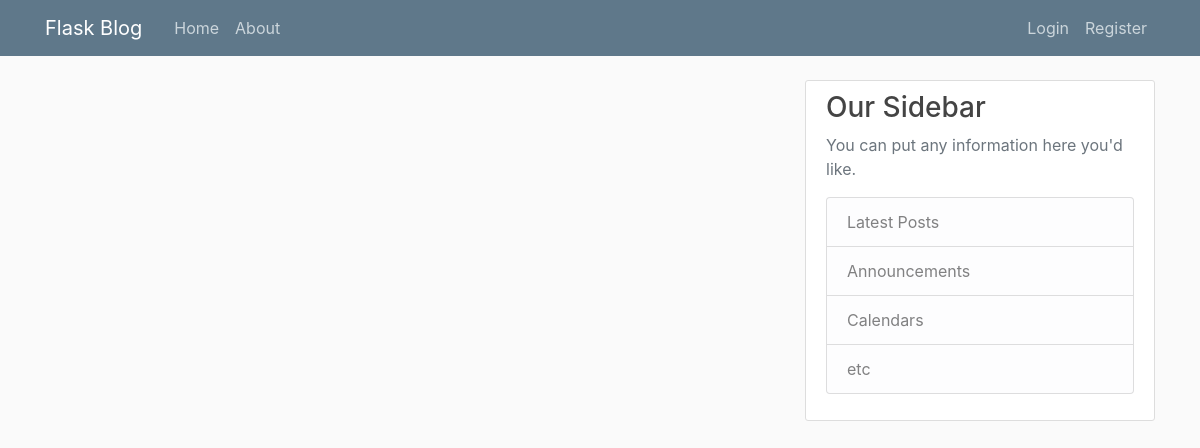
The app's page /home, older data.
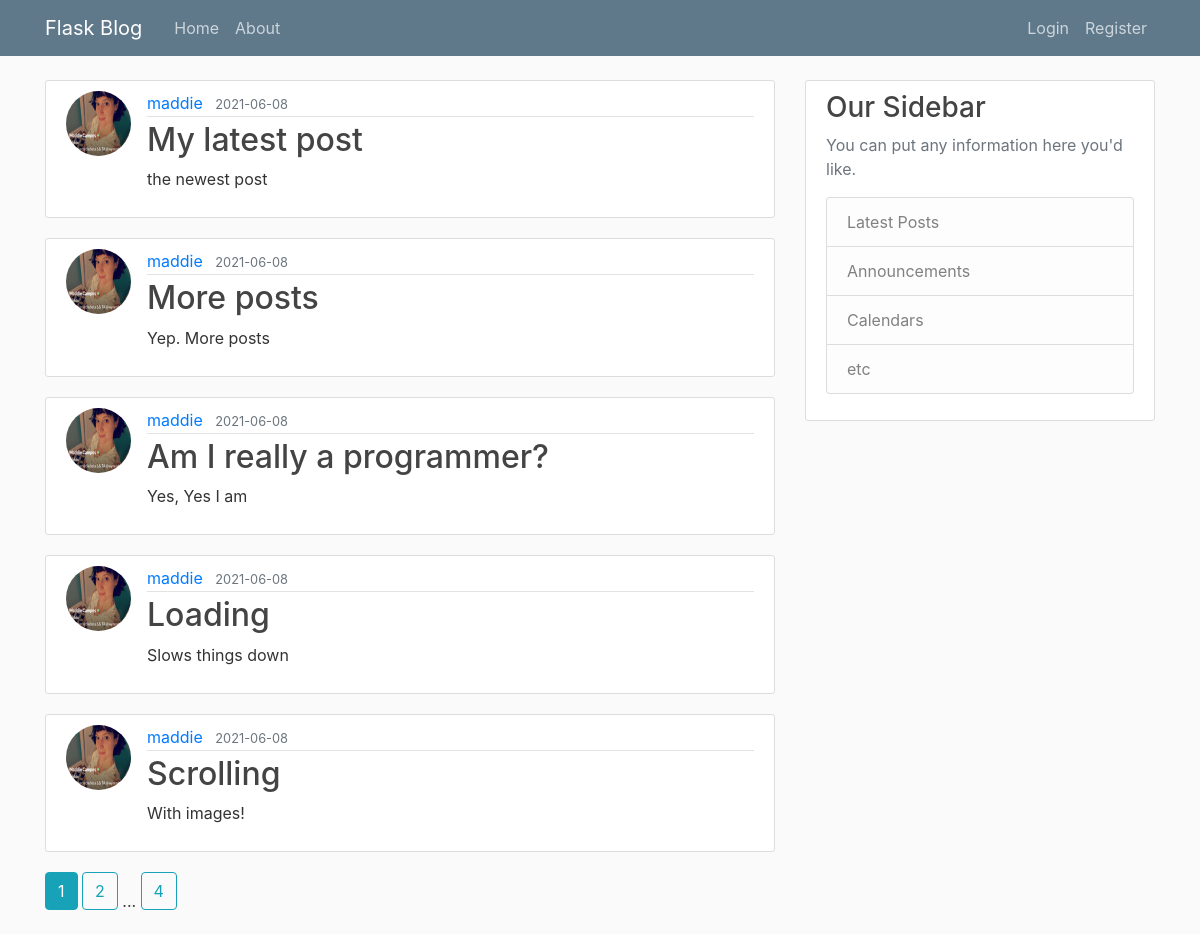
The same page, newer data.
### flaskblog/models.py (models this page shows, shortened)
class Post(db.Model):
    id = db.Column(db.Integer, primary_key=True)
    title = db.Column(db.String(100), nullable=False)
    date_posted = db.Column(db.DateTime, nullable=False, default=datetime.utcnow)
    content = db.Column(db.Text, nullable=False)
    user_id = db.Column(db.Integer, db.ForeignKey('user.id'), nullable=False)

class User(db.Model, UserMixin):
    id = db.Column(db.Integer, primary_key=True)
    username = db.Column(db.String(20), unique=True, nullable=False)
    email = db.Column(db.String(120), unique=True, nullable=False)
    image_file = db.Column(db.String(20), nullable=False, default='default.jpg')
    password = db.Column(db.String(60), nullable=False)
    posts = db.relationship('Post', backref='author', lazy=True)

### flaskblog/main/routes.py (the view)
@main.route('/')
@main.route('/home')
def home():
    page = request.args.get('page', 1, type=int)
    posts = Post.query.order_by(Post.date_posted.desc()).paginate(page=page,
                                                                  per_page=5)
    return render_template('home.html', posts=posts)

### flaskblog/templates/home.html
{% extends "layout.html" %}
{% block content %}
    {% for post in posts.items %}
        <article class="media content-section">
          <img class="rounded-circle article-img" src="{{ url_for('static', filename='profile_pics/' + post.author.image_file)}}">
          <div class="media-body">
            <div class="article-metadata">
              <a class="mr-2" href="{{ url_for('users.user_posts', username=post.author.username) }}">{{ post.author.username }}</a>
              <small class="text-muted">{{ post.date_posted.strftime('%Y-%m-%d') }}</small>
            </div>
            <h2><a class="article-title" href="{{ url_for('posts.post', post_id=post.id) }}">{{ post.title }}</a></h2>
            <p class="article-content">{{ post.content }}</p>
          </div>
        </article>
    {% endfor %}
    {% for page_num in posts.iter_pages(left_edge=1, right_edge=1, left_current=1, right_current=2) %}
      {% if page_num %}
          {% if posts.page == page_num %}
            <a class="btn btn-info mb-4" href="{{ url_for('main.home', page=page_num) }}">{{ page_num }}</a>
          {% else %}
            <a class="btn btn-outline-info mb-4" href="{{ url_for('main.home', page=page_num) }}">{{ page_num }}</a>
          {% endif %}
      {% else %}
        ...
      {% endif%}
    {% endfor %}
{% endblock content %}

### flaskblog/templates/layout.html (shortened to what this page needs)
<!DOCTYPE html>
<html>
<head>
    <link rel="stylesheet" href="https://maxcdn.bootstrapcdn.com/bootstrap/4.0.0/css/bootstrap.min.css">
    <link rel="stylesheet" type="text/css" href="{{ url_for('static', filename='main.css') }}">
</head>
<body>
    <header class="site-header">
      <nav class="navbar navbar-expand-md navbar-dark bg-steel fixed-top">
        <div class="container">
          <a class="navbar-brand mr-4" href="/">Flask Blog</a>
          <div class="collapse navbar-collapse" id="navbarToggle">
            <div class="navbar-nav mr-auto">
              <a class="nav-item nav-link" href="{{ url_for('main.home') }}">Home</a>
              <a class="nav-item nav-link" href="{{ url_for('main.about') }}">About</a>
            </div>
            <div class="navbar-nav">
              {% if current_user.is_authenticated %}
                <a class="nav-item nav-link" href="{{ url_for('posts.new_post') }}">New Post</a>
                <a class="nav-item nav-link" href="{{ url_for('users.account') }}">Account</a>
                <a class="nav-item nav-link" href="{{ url_for('users.logout') }}">Logout</a>
              {% else %}
                <a class="nav-item nav-link" href="{{ url_for('users.login') }}">Login</a>
                <a class="nav-item nav-link" href="{{ url_for('users.register') }}">Register</a>
              {% endif %}
            </div>
          </div>
        </div>
      </nav>
    </header>
    <main role="main" class="container">
      <div class="row">
        <div class="col-md-8">
          {% block content %}{% endblock %}
        </div>
        <div class="col-md-4">
          <div class="content-section">
            <h3>Our Sidebar</h3>
            <p class='text-muted'>You can put any information here you'd like.
              <ul class="list-group">
                <li class="list-group-item list-group-item-light">Latest Posts</li>
                <li class="list-group-item list-group-item-light">Announcements</li>
                <li class="list-group-item list-group-item-light">Calendars</li>
                <li class="list-group-item list-group-item-light">etc</li>
              </ul>
            </p>
          </div>
        </div>
      </div>
    </main>
</body>
</html>

### flaskblog/static/main.css (style rules this page uses)
body { background: #fafafa; color: #333333; margin-top: 5rem; }
h1, h2, h3, h4, h5, h6 { color: #444444; }
.bg-steel { background-color: #5f788a; }
.site-header .navbar-nav .nav-link { color: #cbd5db; }
.content-section { background: #ffffff; padding: 10px 20px; border: 1px solid #dddddd; border-radius: 3px; margin-bottom: 20px; }
.article-title { color: #444444; }
.article-content { white-space: pre-line; }
.article-img { height: 65px; width: 65px; margin-right: 16px; }
.article-metadata { padding-bottom: 1px; margin-bottom: 4px; border-bottom: 1px solid #e3e3e3 }

Row changes from the older to the newer data that the page shows:
added Post: image_file (picture), author.username "maddie", date_posted "2021-06-08", title "My latest post", content "the newest post"
added Post: image_file (picture), author.username "maddie", date_posted "2021-06-08", title "More posts", content "Yep. More posts"
added Post: image_file (picture), author.username "maddie", date_posted "2021-06-08", title "Am I really a programmer?", content "Yes, Yes I am"
added Post: image_file (picture), author.username "maddie", date_posted "2021-06-08", title "Loading", content "Slows things down"
added Post: image_file (picture), author.username "maddie", date_posted "2021-06-08", title "Scrolling", content "With images!"
Text that changed along with them:
new list line: "1"
new list line: "2"
new list line: "4"
